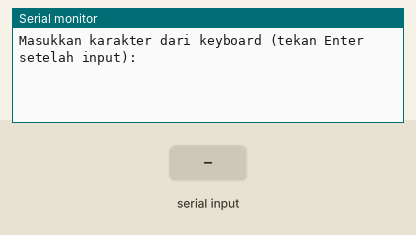
Simulated run of this sketch. Board: Arduino Uno, built with avr-gcc and run on an emulated ATmega328P. Parts: the last lines printed to the serial monitor. Inputs (shaded band) come from the test bench.

Above: at 1.2 s.
1.3 s: "1" received over Serial
At 3.5 s:
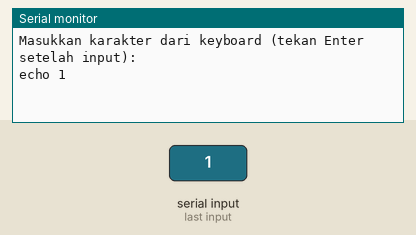
3.8 s: "0" received over Serial
At 5.2 s:
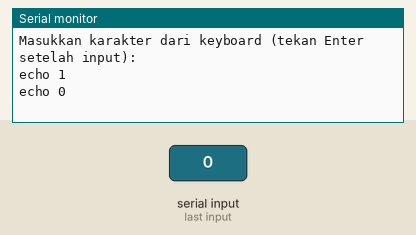
5.3 s: "2" received over Serial
At 6.7 s:
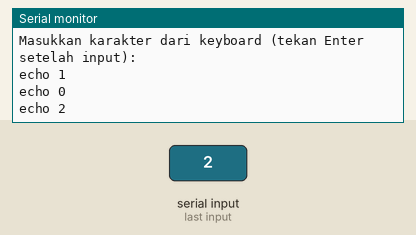

Measured:
- after the input at 1.3 s, the serial monitor: prints a new line after 1.0 s (image 1)
- after the input at 3.8 s, the serial monitor: prints a new line after 1.0 s (image 2)
- after the input at 5.3 s, the serial monitor: prints a new line after 1.0 s (image 3)

The sketch:

serial-input-prefix-echo.ino
```cpp
/*

Buatlah sebuah program yang mampu menerima input Serial PC &
seketika langsung mengirimkannya kembali Serial PC dengan prefix "echo ".

  https://wokwi.com/projects/410007073444618241

*/

void setup() {
  // Memulai komunikasi serial dengan baud rate 115200
  Serial.begin(115200);

  // Pesan intruksi
  Serial.println("Masukkan karakter dari keyboard (tekan Enter setelah input):");
}

void loop() {
  // Mengecek apakah ada data yang dikirim dari keyboard
  if (Serial.available() > 0) {
    // Membaca satu karakter dari input serial
    String input = Serial.readString();

    // Menggabungkan "echo " dengan karakter yang diinput
    String output = "echo " + String(input);

    // Menampilkan hasil gabungan ke Serial Monitor
    Serial.println(output);
  }
}
```
